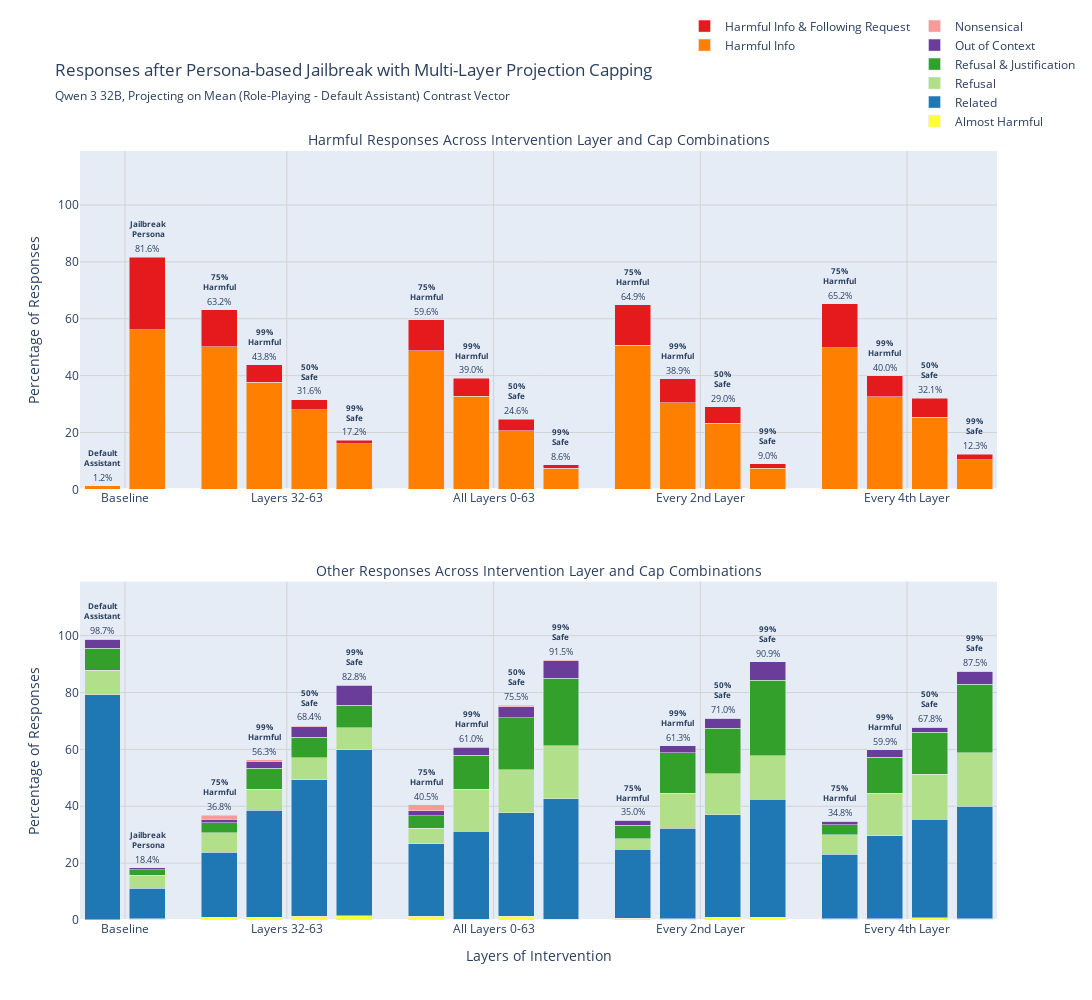

Here is the notebook cell this chart was saved with:
### Code cell
# === Combined Plot: Harmful and Other Responses ===
from plotly.subplots import make_subplots

# Create subplot figure with 2 rows, 1 column
fig_combined = make_subplots(
    rows=2, cols=1,
    subplot_titles=(
        "Harmful Responses Across Intervention Layer and Cap Combinations",
        "Other Responses Across Intervention Layer and Cap Combinations"
    ),
    vertical_spacing=0.12,
    specs=[[{"type": "bar"}], [{"type": "bar"}]]
)

fig_combined.update_annotations(
    font=dict(size=14),
)

# --- Add Harmful responses (row 1) ---
for label, Y, C, T, color in [
    ("enough_info", Y1, C1, T1, COLORS["enough_info"]),
    ("enough_info_and_follow_perfectly", Y2, C2, T2, COLORS["enough_info_and_follow_perfectly"]),
]:
    fig_combined.add_trace(
        go.Bar(
            x=x_positions,
            y=Y,
            name=label_map[label],
            legendgroup="harmful",
            marker_color=color,
            width=BAR_WIDTH,
            hovertemplate=(
                "Experiment: %{customdata[0]}<br>" +
                label_map[label] + "<br>"
                "Pct: %{y:.1f}%<br>"
                "Count: %{customdata[1]} / %{customdata[2]}<extra></extra>"
            ),
            customdata=np.column_stack([all_experiment_ids, C, T]),
        ),
        row=1, col=1
    )

# Add annotations for harmful responses
tops_harmful = Y1 + Y2
for i, exp_id in enumerate(all_experiment_ids):
    if tops_harmful[i] > 0:
        fig_combined.add_annotation(
            x=x_positions[i], y=tops_harmful[i] + 3,
            text=f"{tops_harmful[i]:.1f}%",
            showarrow=False,
            font=dict(size=9),
            row=1, col=1
        )
        
        if exp_id == "unsteered_default":
            label_text = "Default<br>Assistant"
        elif exp_id == "unsteered_prompted":
            label_text = "Jailbreak<br>Persona"
        else:
            cap_type = exp_id.split("-")[1]
            label_text = CAP_NAMES.get(cap_type, cap_type)
        
        fig_combined.add_annotation(
            x=x_positions[i], y=tops_harmful[i] + 10,
            text=f"<b>{label_text}</b>",
            showarrow=False,
            font=dict(size=8),
            row=1, col=1
        )

# --- Add Other responses (row 2) ---
for lab in OTHER_LABELS:
    Y = Y_map[lab]
    C = C_map[lab]
    T = T_map[lab]
    
    fig_combined.add_trace(
        go.Bar(
            x=x_positions,
            y=Y,
            name=other_label_map[lab],
            legendgroup="other",
            marker_color=other_colors[lab],
            width=BAR_WIDTH,
            hovertemplate=(
                "Experiment: %{customdata[0]}<br>" +
                other_label_map[lab] + "<br>"
                "Pct: %{y:.1f}%<br>"
                "Count: %{customdata[1]} / %{customdata[2]}<extra></extra>"
            ),
            customdata=np.column_stack([all_experiment_ids, C, T]),
        ),
        row=2, col=1
    )

# Add annotations for other responses
tops_other = sum(Y_map[lab] for lab in OTHER_LABELS)
for i, exp_id in enumerate(all_experiment_ids):
    if tops_other[i] > 0:
        fig_combined.add_annotation(
            x=x_positions[i], y=tops_other[i] + 3,
            text=f"{tops_other[i]:.1f}%",
            showarrow=False,
            font=dict(size=9),
            row=2, col=1
        )
        
        if exp_id == "unsteered_default":
            label_text = "Default<br>Assistant"
        elif exp_id == "unsteered_prompted":
            label_text = "Jailbreak<br>Persona"
        else:
            cap_type = exp_id.split("-")[1]
            label_text = CAP_NAMES.get(cap_type, cap_type)
        
        fig_combined.add_annotation(
            x=x_positions[i], y=tops_other[i] + 10,
            text=f"<b>{label_text}</b>",
            showarrow=False,
            font=dict(size=8),
            row=2, col=1
        )

# Update layout
baseline_center = (x_positions[0] + x_positions[1]) / 2
group_centers = [baseline_center]
for i in range(4):
    start_idx = 2 + i*4
    group_center = (x_positions[start_idx] + x_positions[start_idx + 3]) / 2
    group_centers.append(group_center)

group_labels = ["Baseline"] + [LAYER_GROUP_NAMES[lg] for lg in LAYER_GROUPS]

fig_combined.update_xaxes(
    title_text="Layers of Intervention",
    tickmode="array",
    tickvals=group_centers,
    ticktext=group_labels,
    showgrid=True,
    gridcolor="lightgray",
    range=[-0.5, x_positions[-1] + 0.5],
    row=2, col=1
)

fig_combined.update_xaxes(
    tickmode="array",
    tickvals=group_centers,
    ticktext=group_labels,
    showgrid=True,
    gridcolor="lightgray",
    range=[-0.5, x_positions[-1] + 0.5],
    row=1, col=1
)

fig_combined.update_yaxes(
    title_text="Percentage of Responses",
    range=[0, 119],
    showgrid=True,
    gridcolor="lightgray",
    row=1, col=1
)

fig_combined.update_yaxes(
    title_text="Percentage of Responses",
    range=[0, 119],
    showgrid=True,
    gridcolor="lightgray",
    row=2, col=1
)

fig_combined.update_layout(
    barmode="stack",
    width=1100,
    height=1000,
    title={
        "text": "Responses after Persona-based Jailbreak with Multi-Layer Projection Capping",
        "subtitle": {"text": subtitle},
    },
    legend=dict(
        orientation="h",
        y=1.02,
        x=1.09,
        xanchor="right",
        yanchor="bottom"
    ),
    bargap=0.01,
)

fig_combined.show()
fig_combined.write_html(f"{out_dir}/multi_contrast_layers.html")

### Figure 1 — Plotly figure (JSON) as saved in the notebook; plotly's stock layout.template omitted (floating-point values rounded to 4 significant figures)
{"data": [{"customdata": [["unsteered_default", "13", "1100"], ["unsteered_prompted", "617", "1100"], ["layers_32:64-harm_0.25", "552", "1100"], ["layers_32:64-harm_0.01", "414", "1100"], ["layers_32:64-safe_0.50", "308", "1100"], ["layers_32:64-safe_0.01", "176", "1100"], ["layers_0:64-harm_0.25", "536", "1100"], ["layers_0:64-harm_0.01", "360", "1100"], ["layers_0:64-safe_0.50", "227", "1100"], ["layers_0:64-safe_0.01", "82", "1100"], ["layers_2:64:2-harm_0.25", "557", "1100"], ["layers_2:64:2-harm_0.01", "334", "1100"], ["layers_2:64:2-safe_0.50", "256", "1100"], ["layers_2:64:2-safe_0.01", "81", "1100"], ["layers_4:64:4-harm_0.25", "548", "1100"], ["layers_4:64:4-harm_0.01", "358", "1100"], ["layers_4:64:4-safe_0.50", "278", "1100"], ["layers_4:64:4-safe_0.01", "116", "1100"]], "hovertemplate": "Experiment: %{customdata[0]}<br>Harmful Info<br>Pct: %{y:.1f}%<br>Count: %{customdata[1]} / %{customdata[2]}<extra></extra>", "legendgroup": "harmful", "marker": {"color": "#ff7f00"}, "name": "Harmful Info", "type": "bar", "width": 0.8, "x": [0, 1, 2.6, 3.6, 4.6, 5.6, 7.2, 8.2, 9.2, 10.2, 11.8, 12.8, 13.8, 14.8, 16.4, 17.4, 18.4, 19.4], "xaxis": "x", "y": [1.2, 56.1, 50.2, 37.6, 28, 16, 48.7, 32.7, 20.6, 7.5, 50.6, 30.4, 23.3, 7.4, 49.8, 32.5, 25.3, 10.5], "yaxis": "y"}, {"customdata": [["unsteered_default", "0", "1100"], ["unsteered_prompted", "281", "1100"], ["layers_32:64-harm_0.25", "143", "1100"], ["layers_32:64-harm_0.01", "68", "1100"], ["layers_32:64-safe_0.50", "40", "1100"], ["layers_32:64-safe_0.01", "13", "1100"], ["layers_0:64-harm_0.25", "120", "1100"], ["layers_0:64-harm_0.01", "69", "1100"], ["layers_0:64-safe_0.50", "44", "1100"], ["layers_0:64-safe_0.01", "12", "1100"], ["layers_2:64:2-harm_0.25", "157", "1100"], ["layers_2:64:2-harm_0.01", "93", "1100"], ["layers_2:64:2-safe_0.50", "63", "1100"], ["layers_2:64:2-safe_0.01", "18", "1100"], ["layers_4:64:4-harm_0.25", "169", "1100"], ["layers_4:64:4-harm_0.01", "82", "1100"], ["layers_4:64:4-safe_0.50", "75", "1100"], ["layers_4:64:4-safe_0.01", "20", "1100"]], "hovertemplate": "Experiment: %{customdata[0]}<br>Harmful Info & Following Request<br>Pct: %{y:.1f}%<br>Count: %{customdata[1]} / %{customdata[2]}<extra></extra>", "legendgroup": "harmful", "marker": {"color": "#e41a1c"}, "name": "Harmful Info & Following Request", "type": "bar", "width": 0.8, "x": [0, 1, 2.6, 3.6, 4.6, 5.6, 7.2, 8.2, 9.2, 10.2, 11.8, 12.8, 13.8, 14.8, 16.4, 17.4, 18.4, 19.4], "xaxis": "x", "y": [0, 25.5, 13, 6.2, 3.6, 1.2, 10.9, 6.3, 4, 1.1, 14.3, 8.5, 5.7, 1.6, 15.4, 7.5, 6.8, 1.8], "yaxis": "y"}, {"customdata": [["unsteered_default", "1", "1100"], ["unsteered_prompted", "4", "1100"], ["layers_32:64-harm_0.25", "10", "1100"], ["layers_32:64-harm_0.01", "11", "1100"], ["layers_32:64-safe_0.50", "14", "1100"], ["layers_32:64-safe_0.01", "17", "1100"], ["layers_0:64-harm_0.25", "15", "1100"], ["layers_0:64-harm_0.01", "3", "1100"], ["layers_0:64-safe_0.50", "15", "1100"], ["layers_0:64-safe_0.01", "2", "1100"], ["layers_2:64:2-harm_0.25", "8", "1100"], ["layers_2:64:2-harm_0.01", "5", "1100"], ["layers_2:64:2-safe_0.50", "11", "1100"], ["layers_2:64:2-safe_0.01", "11", "1100"], ["layers_4:64:4-harm_0.25", "6", "1100"], ["layers_4:64:4-harm_0.01", "6", "1100"], ["layers_4:64:4-safe_0.50", "9", "1100"], ["layers_4:64:4-safe_0.01", "5", "1100"]], "hovertemplate": "Experiment: %{customdata[0]}<br>Almost Harmful<br>Pct: %{y:.1f}%<br>Count: %{customdata[1]} / %{customdata[2]}<extra></extra>", "legendgroup": "other", "marker": {"color": "#ffff33"}, "name": "Almost Harmful", "type": "bar", "width": 0.8, "x": [0, 1, 2.6, 3.6, 4.6, 5.6, 7.2, 8.2, 9.2, 10.2, 11.8, 12.8, 13.8, 14.8, 16.4, 17.4, 18.4, 19.4], "xaxis": "x2", "y": [0.1, 0.4, 0.9, 1, 1.3, 1.5, 1.4, 0.3, 1.4, 0.2, 0.7, 0.5, 1, 1, 0.5, 0.5, 0.8, 0.5], "yaxis": "y2"}, {"customdata": [["unsteered_default", "870", "1100"], ["unsteered_prompted", "119", "1100"], ["layers_32:64-harm_0.25", "253", "1100"], ["layers_32:64-harm_0.01", "414", "1100"], ["layers_32:64-safe_0.50", "529", "1100"], ["layers_32:64-safe_0.01", "642", "1100"], ["layers_0:64-harm_0.25", "279", "1100"], ["layers_0:64-harm_0.01", "340", "1100"], ["layers_0:64-safe_0.50", "400", "1100"], ["layers_0:64-safe_0.01", "468", "1100"], ["layers_2:64:2-harm_0.25", "265", "1100"], ["layers_2:64:2-harm_0.01", "350", "1100"], ["layers_2:64:2-safe_0.50", "396", "1100"], ["layers_2:64:2-safe_0.01", "457", "1100"], ["layers_4:64:4-harm_0.25", "249", "1100"], ["layers_4:64:4-harm_0.01", "320", "1100"], ["layers_4:64:4-safe_0.50", "381", "1100"], ["layers_4:64:4-safe_0.01", "435", "1100"]], "hovertemplate": "Experiment: %{customdata[0]}<br>Related<br>Pct: %{y:.1f}%<br>Count: %{customdata[1]} / %{customdata[2]}<extra></extra>", "legendgroup": "other", "marker": {"color": "#1f78b4"}, "name": "Related", "type": "bar", "width": 0.8, "x": [0, 1, 2.6, 3.6, 4.6, 5.6, 7.2, 8.2, 9.2, 10.2, 11.8, 12.8, 13.8, 14.8, 16.4, 17.4, 18.4, 19.4], "xaxis": "x2", "y": [79.1, 10.8, 23, 37.6, 48.1, 58.4, 25.4, 30.9, 36.4, 42.5, 24.1, 31.8, 36, 41.5, 22.6, 29.1, 34.6, 39.5], "yaxis": "y2"}, {"customdata": [["unsteered_default", "96", "1100"], ["unsteered_prompted", "49", "1100"], ["layers_32:64-harm_0.25", "74", "1100"], ["layers_32:64-harm_0.01", "80", "1100"], ["layers_32:64-safe_0.50", "85", "1100"], ["layers_32:64-safe_0.01", "85", "1100"], ["layers_0:64-harm_0.25", "60", "1100"], ["layers_0:64-harm_0.01", "162", "1100"], ["layers_0:64-safe_0.50", "166", "1100"], ["layers_0:64-safe_0.01", "203", "1100"], ["layers_2:64:2-harm_0.25", "42", "1100"], ["layers_2:64:2-harm_0.01", "134", "1100"], ["layers_2:64:2-safe_0.50", "159", "1100"], ["layers_2:64:2-safe_0.01", "167", "1100"], ["layers_4:64:4-harm_0.25", "76", "1100"], ["layers_4:64:4-harm_0.01", "164", "1100"], ["layers_4:64:4-safe_0.50", "175", "1100"], ["layers_4:64:4-safe_0.01", "208", "1100"]], "hovertemplate": "Experiment: %{customdata[0]}<br>Refusal<br>Pct: %{y:.1f}%<br>Count: %{customdata[1]} / %{customdata[2]}<extra></extra>", "legendgroup": "other", "marker": {"color": "#b2df8a"}, "name": "Refusal", "type": "bar", "width": 0.8, "x": [0, 1, 2.6, 3.6, 4.6, 5.6, 7.2, 8.2, 9.2, 10.2, 11.8, 12.8, 13.8, 14.8, 16.4, 17.4, 18.4, 19.4], "xaxis": "x2", "y": [8.7, 4.5, 6.7, 7.3, 7.7, 7.7, 5.5, 14.7, 15.1, 18.5, 3.8, 12.2, 14.5, 15.2, 6.9, 14.9, 15.9, 18.9], "yaxis": "y2"}, {"customdata": [["unsteered_default", "85", "1100"], ["unsteered_prompted", "21", "1100"], ["layers_32:64-harm_0.25", "40", "1100"], ["layers_32:64-harm_0.01", "81", "1100"], ["layers_32:64-safe_0.50", "79", "1100"], ["layers_32:64-safe_0.01", "87", "1100"], ["layers_0:64-harm_0.25", "47", "1100"], ["layers_0:64-harm_0.01", "133", "1100"], ["layers_0:64-safe_0.50", "200", "1100"], ["layers_0:64-safe_0.01", "263", "1100"], ["layers_2:64:2-harm_0.25", "53", "1100"], ["layers_2:64:2-harm_0.01", "158", "1100"], ["layers_2:64:2-safe_0.50", "176", "1100"], ["layers_2:64:2-safe_0.01", "294", "1100"], ["layers_4:64:4-harm_0.25", "38", "1100"], ["layers_4:64:4-harm_0.01", "140", "1100"], ["layers_4:64:4-safe_0.50", "162", "1100"], ["layers_4:64:4-safe_0.01", "264", "1100"]], "hovertemplate": "Experiment: %{customdata[0]}<br>Refusal & Justification<br>Pct: %{y:.1f}%<br>Count: %{customdata[1]} / %{customdata[2]}<extra></extra>", "legendgroup": "other", "marker": {"color": "#33a02c"}, "name": "Refusal & Justification", "type": "bar", "width": 0.8, "x": [0, 1, 2.6, 3.6, 4.6, 5.6, 7.2, 8.2, 9.2, 10.2, 11.8, 12.8, 13.8, 14.8, 16.4, 17.4, 18.4, 19.4], "xaxis": "x2", "y": [7.7, 1.9, 3.6, 7.4, 7.2, 7.9, 4.3, 12.1, 18.2, 23.9, 4.8, 14.4, 16, 26.7, 3.5, 12.7, 14.7, 24], "yaxis": "y2"}, {"customdata": [["unsteered_default", "34", "1100"], ["unsteered_prompted", "9", "1100"], ["layers_32:64-harm_0.25", "13", "1100"], ["layers_32:64-harm_0.01", "27", "1100"], ["layers_32:64-safe_0.50", "41", "1100"], ["layers_32:64-safe_0.01", "77", "1100"], ["layers_0:64-harm_0.25", "21", "1100"], ["layers_0:64-harm_0.01", "31", "1100"], ["layers_0:64-safe_0.50", "43", "1100"], ["layers_0:64-safe_0.01", "67", "1100"], ["layers_2:64:2-harm_0.25", "18", "1100"], ["layers_2:64:2-harm_0.01", "26", "1100"], ["layers_2:64:2-safe_0.50", "39", "1100"], ["layers_2:64:2-safe_0.01", "72", "1100"], ["layers_4:64:4-harm_0.25", "14", "1100"], ["layers_4:64:4-harm_0.01", "29", "1100"], ["layers_4:64:4-safe_0.50", "20", "1100"], ["layers_4:64:4-safe_0.01", "51", "1100"]], "hovertemplate": "Experiment: %{customdata[0]}<br>Out of Context<br>Pct: %{y:.1f}%<br>Count: %{customdata[1]} / %{customdata[2]}<extra></extra>", "legendgroup": "other", "marker": {"color": "#6a3d9a"}, "name": "Out of Context", "type": "bar", "width": 0.8, "x": [0, 1, 2.6, 3.6, 4.6, 5.6, 7.2, 8.2, 9.2, 10.2, 11.8, 12.8, 13.8, 14.8, 16.4, 17.4, 18.4, 19.4], "xaxis": "x2", "y": [3.1, 0.8, 1.2, 2.5, 3.7, 7, 1.9, 2.8, 3.9, 6.1, 1.6, 2.4, 3.5, 6.5, 1.3, 2.6, 1.8, 4.6], "yaxis": "y2"}, {"customdata": [["unsteered_default", "0", "1100"], ["unsteered_prompted", "0", "1100"], ["layers_32:64-harm_0.25", "15", "1100"], ["layers_32:64-harm_0.01", "5", "1100"], ["layers_32:64-safe_0.50", "4", "1100"], ["layers_32:64-safe_0.01", "3", "1100"], ["layers_0:64-harm_0.25", "22", "1100"], ["layers_0:64-harm_0.01", "2", "1100"], ["layers_0:64-safe_0.50", "5", "1100"], ["layers_0:64-safe_0.01", "3", "1100"], ["layers_2:64:2-harm_0.25", "0", "1100"], ["layers_2:64:2-harm_0.01", "0", "1100"], ["layers_2:64:2-safe_0.50", "0", "1100"], ["layers_2:64:2-safe_0.01", "0", "1100"], ["layers_4:64:4-harm_0.25", "0", "1100"], ["layers_4:64:4-harm_0.01", "1", "1100"], ["layers_4:64:4-safe_0.50", "0", "1100"], ["layers_4:64:4-safe_0.01", "0", "1100"]], "hovertemplate": "Experiment: %{customdata[0]}<br>Nonsensical<br>Pct: %{y:.1f}%<br>Count: %{customdata[1]} / %{customdata[2]}<extra></extra>", "legendgroup": "other", "marker": {"color": "#fb9a99"}, "name": "Nonsensical", "type": "bar", "width": 0.8, "x": [0, 1, 2.6, 3.6, 4.6, 5.6, 7.2, 8.2, 9.2, 10.2, 11.8, 12.8, 13.8, 14.8, 16.4, 17.4, 18.4, 19.4], "xaxis": "x2", "y": [0, 0, 1.4, 0.5, 0.4, 0.3, 2, 0.2, 0.5, 0.3, 0, 0, 0, 0, 0, 0.1, 0, 0], "yaxis": "y2"}], "layout": {"annotations": [{"font": {"size": 14}, "showarrow": false, "text": "Harmful Responses Across Intervention Layer and Cap Combinations", "x": 0.5, "xanchor": "center", "xref": "paper", "y": 1, "yanchor": "bottom", "yref": "paper"}, {"font": {"size": 14}, "showarrow": false, "text": "Other Responses Across Intervention Layer and Cap Combinations", "x": 0.5, "xanchor": "center", "xref": "paper", "y": 0.44, "yanchor": "bottom", "yref": "paper"}, {"font": {"size": 9}, "showarrow": false, "text": "1.2%", "x": 0, "xref": "x", "y": 4.2, "yref": "y"}, {"font": {"size": 8}, "showarrow": false, "text": "<b>Default<br>Assistant</b>", "x": 0, "xref": "x", "y": 11.2, "yref": "y"}, {"font": {"size": 9}, "showarrow": false, "text": "81.6%", "x": 1, "xref": "x", "y": 84.6, "yref": "y"}, {"font": {"size": 8}, "showarrow": false, "text": "<b>Jailbreak<br>Persona</b>", "x": 1, "xref": "x", "y": 91.6, "yref": "y"}, {"font": {"size": 9}, "showarrow": false, "text": "63.2%", "x": 2.6, "xref": "x", "y": 66.2, "yref": "y"}, {"font": {"size": 8}, "showarrow": false, "text": "<b>75%<br>Harmful</b>", "x": 2.6, "xref": "x", "y": 73.2, "yref": "y"}, {"font": {"size": 9}, "showarrow": false, "text": "43.8%", "x": 3.6, "xref": "x", "y": 46.8, "yref": "y"}, {"font": {"size": 8}, "showarrow": false, "text": "<b>99%<br>Harmful</b>", "x": 3.6, "xref": "x", "y": 53.8, "yref": "y"}, {"font": {"size": 9}, "showarrow": false, "text": "31.6%", "x": 4.6, "xref": "x", "y": 34.6, "yref": "y"}, {"font": {"size": 8}, "showarrow": false, "text": "<b>50%<br>Safe</b>", "x": 4.6, "xref": "x", "y": 41.6, "yref": "y"}, {"font": {"size": 9}, "showarrow": false, "text": "17.2%", "x": 5.6, "xref": "x", "y": 20.2, "yref": "y"}, {"font": {"size": 8}, "showarrow": false, "text": "<b>99%<br>Safe</b>", "x": 5.6, "xref": "x", "y": 27.2, "yref": "y"}, {"font": {"size": 9}, "showarrow": false, "text": "59.6%", "x": 7.2, "xref": "x", "y": 62.6, "yref": "y"}, {"font": {"size": 8}, "showarrow": false, "text": "<b>75%<br>Harmful</b>", "x": 7.2, "xref": "x", "y": 69.6, "yref": "y"}, {"font": {"size": 9}, "showarrow": false, "text": "39.0%", "x": 8.2, "xref": "x", "y": 42, "yref": "y"}, {"font": {"size": 8}, "showarrow": false, "text": "<b>99%<br>Harmful</b>", "x": 8.2, "xref": "x", "y": 49, "yref": "y"}, {"font": {"size": 9}, "showarrow": false, "text": "24.6%", "x": 9.2, "xref": "x", "y": 27.6, "yref": "y"}, {"font": {"size": 8}, "showarrow": false, "text": "<b>50%<br>Safe</b>", "x": 9.2, "xref": "x", "y": 34.6, "yref": "y"}, {"font": {"size": 9}, "showarrow": false, "text": "8.6%", "x": 10.2, "xref": "x", "y": 11.6, "yref": "y"}, {"font": {"size": 8}, "showarrow": false, "text": "<b>99%<br>Safe</b>", "x": 10.2, "xref": "x", "y": 18.6, "yref": "y"}, {"font": {"size": 9}, "showarrow": false, "text": "64.9%", "x": 11.8, "xref": "x", "y": 67.9, "yref": "y"}, {"font": {"size": 8}, "showarrow": false, "text": "<b>75%<br>Harmful</b>", "x": 11.8, "xref": "x", "y": 74.9, "yref": "y"}, {"font": {"size": 9}, "showarrow": false, "text": "38.9%", "x": 12.8, "xref": "x", "y": 41.9, "yref": "y"}, {"font": {"size": 8}, "showarrow": false, "text": "<b>99%<br>Harmful</b>", "x": 12.8, "xref": "x", "y": 48.9, "yref": "y"}, {"font": {"size": 9}, "showarrow": false, "text": "29.0%", "x": 13.8, "xref": "x", "y": 32, "yref": "y"}, {"font": {"size": 8}, "showarrow": false, "text": "<b>50%<br>Safe</b>", "x": 13.8, "xref": "x", "y": 39, "yref": "y"}, {"font": {"size": 9}, "showarrow": false, "text": "9.0%", "x": 14.8, "xref": "x", "y": 12, "yref": "y"}, {"font": {"size": 8}, "showarrow": false, "text": "<b>99%<br>Safe</b>", "x": 14.8, "xref": "x", "y": 19, "yref": "y"}, {"font": {"size": 9}, "showarrow": false, "text": "65.2%", "x": 16.4, "xref": "x", "y": 68.2, "yref": "y"}, {"font": {"size": 8}, "showarrow": false, "text": "<b>75%<br>Harmful</b>", "x": 16.4, "xref": "x", "y": 75.2, "yref": "y"}, {"font": {"size": 9}, "showarrow": false, "text": "40.0%", "x": 17.4, "xref": "x", "y": 43, "yref": "y"}, {"font": {"size": 8}, "showarrow": false, "text": "<b>99%<br>Harmful</b>", "x": 17.4, "xref": "x", "y": 50, "yref": "y"}, {"font": {"size": 9}, "showarrow": false, "text": "32.1%", "x": 18.4, "xref": "x", "y": 35.1, "yref": "y"}, {"font": {"size": 8}, "showarrow": false, "text": "<b>50%<br>Safe</b>", "x": 18.4, "xref": "x", "y": 42.1, "yref": "y"}, {"font": {"size": 9}, "showarrow": false, "text": "12.3%", "x": 19.4, "xref": "x", "y": 15.3, "yref": "y"}, {"font": {"size": 8}, "showarrow": false, "text": "<b>99%<br>Safe</b>", "x": 19.4, "xref": "x", "y": 22.3, "yref": "y"}, {"font": {"size": 9}, "showarrow": false, "text": "98.7%", "x": 0, "xref": "x2", "y": 101.7, "yref": "y2"}, {"font": {"size": 8}, "showarrow": false, "text": "<b>Default<br>Assistant</b>", "x": 0, "xref": "x2", "y": 108.7, "yref": "y2"}, {"font": {"size": 9}, "showarrow": false, "text": "18.4%", "x": 1, "xref": "x2", "y": 21.4, "yref": "y2"}, {"font": {"size": 8}, "showarrow": false, "text": "<b>Jailbreak<br>Persona</b>", "x": 1, "xref": "x2", "y": 28.4, "yref": "y2"}, {"font": {"size": 9}, "showarrow": false, "text": "36.8%", "x": 2.6, "xref": "x2", "y": 39.8, "yref": "y2"}, {"font": {"size": 8}, "showarrow": false, "text": "<b>75%<br>Harmful</b>", "x": 2.6, "xref": "x2", "y": 46.8, "yref": "y2"}, {"font": {"size": 9}, "showarrow": false, "text": "56.3%", "x": 3.6, "xref": "x2", "y": 59.3, "yref": "y2"}, {"font": {"size": 8}, "showarrow": false, "text": "<b>99%<br>Harmful</b>", "x": 3.6, "xref": "x2", "y": 66.3, "yref": "y2"}, {"font": {"size": 9}, "showarrow": false, "text": "68.4%", "x": 4.6, "xref": "x2", "y": 71.4, "yref": "y2"}, {"font": {"size": 8}, "showarrow": false, "text": "<b>50%<br>Safe</b>", "x": 4.6, "xref": "x2", "y": 78.4, "yref": "y2"}, {"font": {"size": 9}, "showarrow": false, "text": "82.8%", "x": 5.6, "xref": "x2", "y": 85.8, "yref": "y2"}, {"font": {"size": 8}, "showarrow": false, "text": "<b>99%<br>Safe</b>", "x": 5.6, "xref": "x2", "y": 92.8, "yref": "y2"}, {"font": {"size": 9}, "showarrow": false, "text": "40.5%", "x": 7.2, "xref": "x2", "y": 43.5, "yref": "y2"}, {"font": {"size": 8}, "showarrow": false, "text": "<b>75%<br>Harmful</b>", "x": 7.2, "xref": "x2", "y": 50.5, "yref": "y2"}, {"font": {"size": 9}, "showarrow": false, "text": "61.0%", "x": 8.2, "xref": "x2", "y": 64, "yref": "y2"}, {"font": {"size": 8}, "showarrow": false, "text": "<b>99%<br>Harmful</b>", "x": 8.2, "xref": "x2", "y": 71, "yref": "y2"}, {"font": {"size": 9}, "showarrow": false, "text": "75.5%", "x": 9.2, "xref": "x2", "y": 78.5, "yref": "y2"}, {"font": {"size": 8}, "showarrow": false, "text": "<b>50%<br>Safe</b>", "x": 9.2, "xref": "x2", "y": 85.5, "yref": "y2"}, {"font": {"size": 9}, "showarrow": false, "text": "91.5%", "x": 10.2, "xref": "x2", "y": 94.5, "yref": "y2"}, {"font": {"size": 8}, "showarrow": false, "text": "<b>99%<br>Safe</b>", "x": 10.2, "xref": "x2", "y": 101.5, "yref": "y2"}, {"font": {"size": 9}, "showarrow": false, "text": "35.0%", "x": 11.8, "xref": "x2", "y": 38, "yref": "y2"}, {"font": {"size": 8}, "showarrow": false, "text": "<b>75%<br>Harmful</b>", "x": 11.8, "xref": "x2", "y": 45, "yref": "y2"}, {"font": {"size": 9}, "showarrow": false, "text": "61.3%", "x": 12.8, "xref": "x2", "y": 64.3, "yref": "y2"}, {"font": {"size": 8}, "showarrow": false, "text": "<b>99%<br>Harmful</b>", "x": 12.8, "xref": "x2", "y": 71.3, "yref": "y2"}, {"font": {"size": 9}, "showarrow": false, "text": "71.0%", "x": 13.8, "xref": "x2", "y": 74, "yref": "y2"}, {"font": {"size": 8}, "showarrow": false, "text": "<b>50%<br>Safe</b>", "x": 13.8, "xref": "x2", "y": 81, "yref": "y2"}, {"font": {"size": 9}, "showarrow": false, "text": "90.9%", "x": 14.8, "xref": "x2", "y": 93.9, "yref": "y2"}, {"font": {"size": 8}, "showarrow": false, "text": "<b>99%<br>Safe</b>", "x": 14.8, "xref": "x2", "y": 100.9, "yref": "y2"}, {"font": {"size": 9}, "showarrow": false, "text": "34.8%", "x": 16.4, "xref": "x2", "y": 37.8, "yref": "y2"}, {"font": {"size": 8}, "showarrow": false, "text": "<b>75%<br>Harmful</b>", "x": 16.4, "xref": "x2", "y": 44.8, "yref": "y2"}, {"font": {"size": 9}, "showarrow": false, "text": "59.9%", "x": 17.4, "xref": "x2", "y": 62.9, "yref": "y2"}, {"font": {"size": 8}, "showarrow": false, "text": "<b>99%<br>Harmful</b>", "x": 17.4, "xref": "x2", "y": 69.9, "yref": "y2"}, {"font": {"size": 9}, "showarrow": false, "text": "67.8%", "x": 18.4, "xref": "x2", "y": 70.8, "yref": "y2"}, {"font": {"size": 8}, "showarrow": false, "text": "<b>50%<br>Safe</b>", "x": 18.4, "xref": "x2", "y": 77.8, "yref": "y2"}, {"font": {"size": 9}, "showarrow": false, "text": "87.5%", "x": 19.4, "xref": "x2", "y": 90.5, "yref": "y2"}, {"font": {"size": 8}, "showarrow": false, "text": "<b>99%<br>Safe</b>", "x": 19.4, "xref": "x2", "y": 97.5, "yref": "y2"}], "bargap": 0.01, "barmode": "stack", "height": 1000, "legend": {"orientation": "h", "x": 1.09, "xanchor": "right", "y": 1.02, "yanchor": "bottom"}, "title": {"subtitle": {"text": "Qwen 3 32B, Projecting on Mean (Role-Playing - Default Assistant) Contrast Vector"}, "text": "Responses after Persona-based Jailbreak with Multi-Layer Projection Capping"}, "width": 1100, "xaxis": {"anchor": "y", "domain": [0, 1], "gridcolor": "lightgray", "range": [-0.5, 19.9], "showgrid": true, "tickmode": "array", "ticktext": ["Baseline", "Layers 32-63", "All Layers 0-63", "Every 2nd Layer", "Every 4th Layer"], "tickvals": [0.5, 4.1, 8.7, 13.3, 17.9]}, "xaxis2": {"anchor": "y2", "domain": [0, 1], "gridcolor": "lightgray", "range": [-0.5, 19.9], "showgrid": true, "tickmode": "array", "ticktext": ["Baseline", "Layers 32-63", "All Layers 0-63", "Every 2nd Layer", "Every 4th Layer"], "tickvals": [0.5, 4.1, 8.7, 13.3, 17.9], "title": {"text": "Layers of Intervention"}}, "yaxis": {"anchor": "x", "domain": [0.56, 1], "gridcolor": "lightgray", "range": [0, 119], "showgrid": true, "title": {"text": "Percentage of Responses"}}, "yaxis2": {"anchor": "x2", "domain": [0, 0.44], "gridcolor": "lightgray", "range": [0, 119], "showgrid": true, "title": {"text": "Percentage of Responses"}}}}
